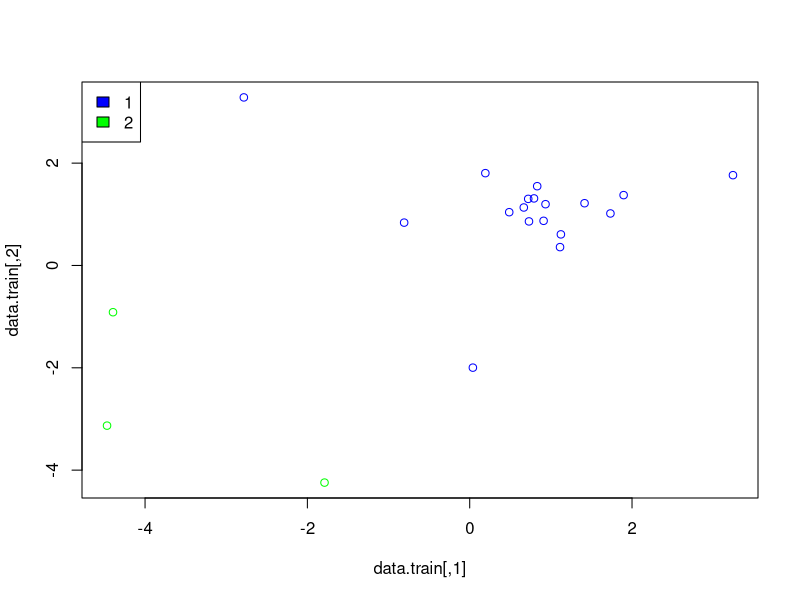
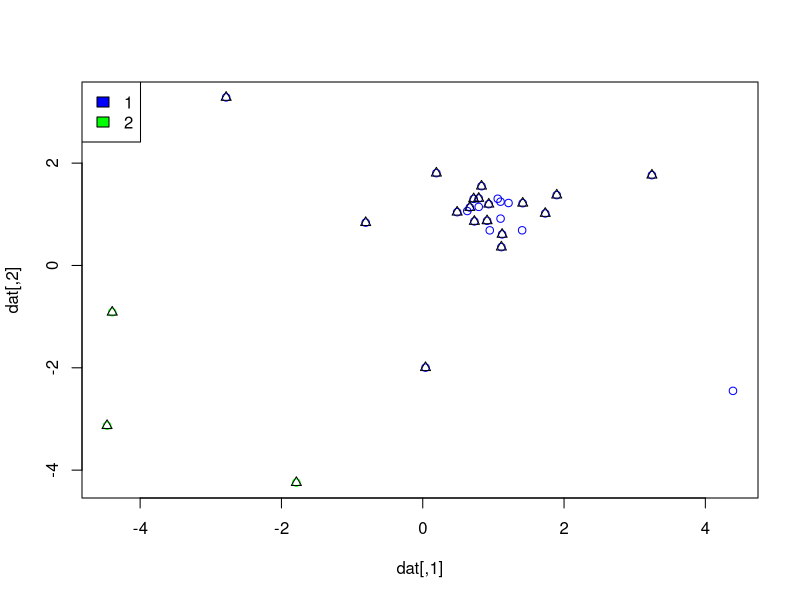
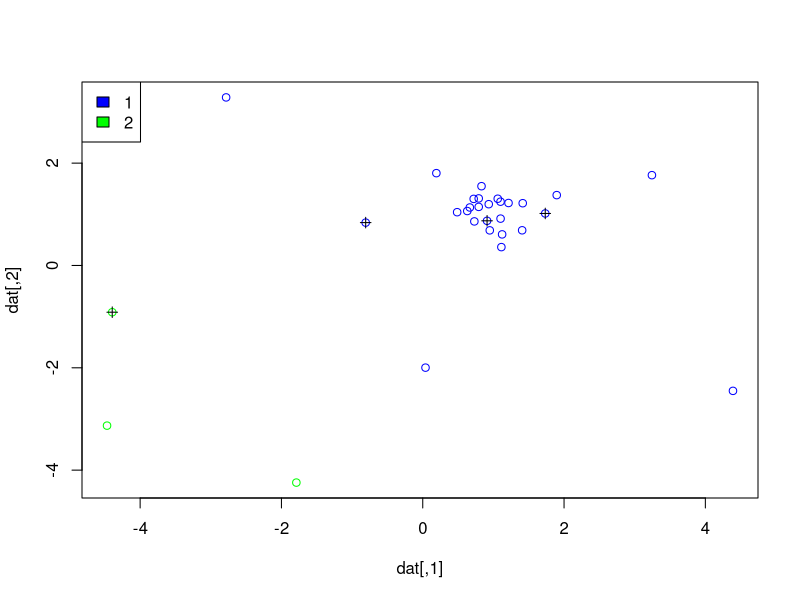

Write R code to recreate these figures, in order.
library(MASS)

# 1 
n <- 20
name <- "Herasimchyk"
x1 <- rnorm(n, mean = length(name), sd = length(name) / 3)
y1 <- rnorm(n, mean = length(name), sd = length(name) / 3)

n <- 10
a = 5
x2 <- runif(n, -a, a)
y2 <- runif(n, -a, a)
dat <- cbind(c(x1, x2), c(y1, y2))

n <- 30
n.train <- floor(n * 0.7)
n.test <- n - n.train

# 2

idx.train <- sample(1:n, n.train)
data.train <- dat[idx.train,]
idx.test <- (1:n)[!(1:n %in% idx.train)]
data.test <- dat[idx.test,]

cl <- kmeans(dat, 2)
cl.cluster <- cl$cluster
cl.train <- cl.cluster[idx.train]
cl.test <- cl.cluster[idx.test]

plot(data.train, col=ifelse(cl.train == 1, "blue", "green"))
legend("topleft", legend = c("1", "2"), fill = c("blue", "green"))

mod <- qda(data.train, cl.train)
cl.test_est <- predict(mod, data.test)$class

sum(cl.test_est != cl.test) / n.test             
idx <- idx.test[cl.test_est != cl.test]   

plot(dat,col=ifelse(cl.cluster==1,"blue","green"))
legend("topleft",legend=c("1","2"),fill=c("blue","green"))
points(dat[idx,],col="red")
points(dat[idx.train,],pch=2)

# 3

idx.new<-sample(1:n.train, n.train * 0.2)
for(i in idx.new) 
  cl.train[i] = ifelse(cl.train[i] == 1, 2, 1) 

mod <- qda(data.train, cl.train)
cl.test_est <- predict(mod, data.test)$class

sum(cl.test_est!=cl.test)/n.test             
idx2<-idx.test[cl.test_est!=cl.test]   

plot(dat,col=ifelse(cl.cluster==1,"blue","green"))
legend("topleft",legend=c("1","2"),fill=c("blue","green"))
points(dat[idx2,],col="red")
points(dat[idx.train[idx.new],],pch=3)

